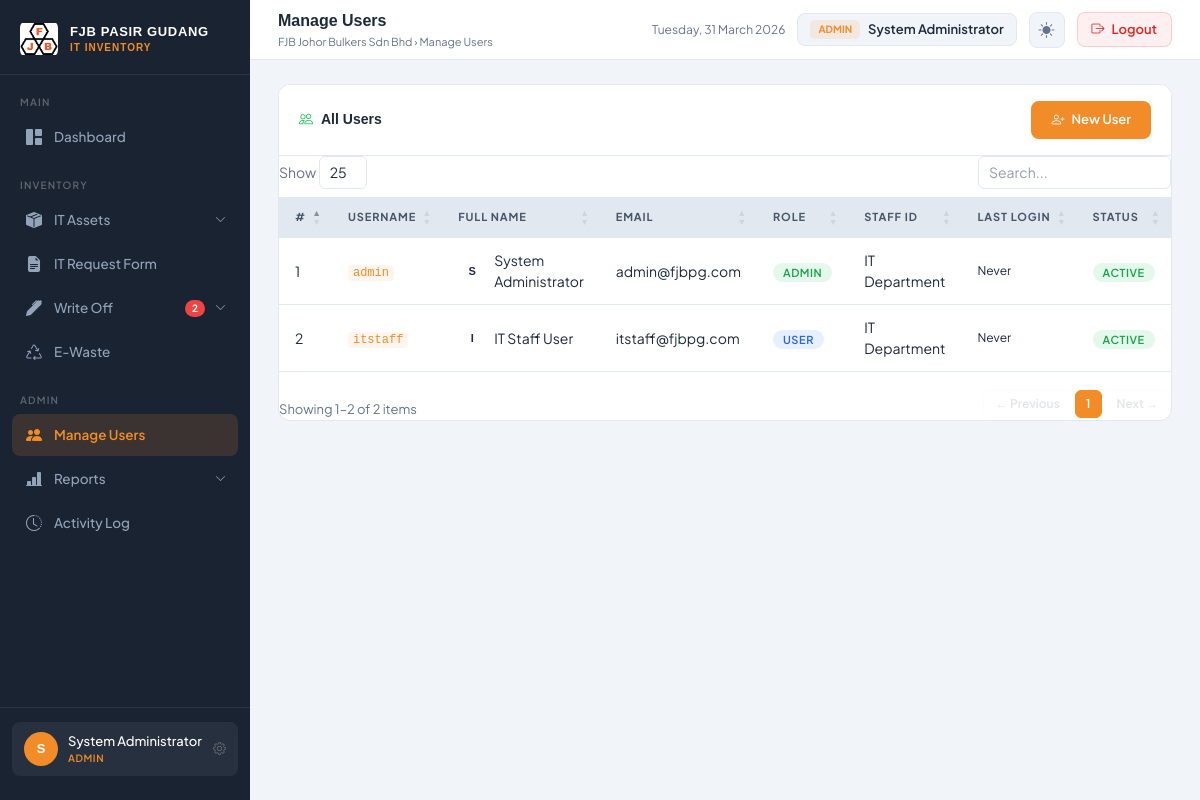
/users.php (signed in), run on the app's committed database.
### tables this page shows
CREATE TABLE IF NOT EXISTS users (
    id INT AUTO_INCREMENT PRIMARY KEY,
    username VARCHAR(50) NOT NULL UNIQUE,
    password VARCHAR(255) NOT NULL,
    full_name VARCHAR(100) NOT NULL,
    email VARCHAR(100),
    role ENUM('admin', 'user') NOT NULL DEFAULT 'user',
    department VARCHAR(100),
    is_active TINYINT(1) DEFAULT 1,
    last_login DATETIME,
    created_at DATETIME DEFAULT CURRENT_TIMESTAMP,
    updated_at DATETIME DEFAULT CURRENT_TIMESTAMP ON UPDATE CURRENT_TIMESTAMP
);

### includes/auth_check.php (called while the page is built, shortened)
<?php
function h($str) {
    return htmlspecialchars($str ?? '', ENT_QUOTES, 'UTF-8');
}
?>

### users.php (the view, shortened to what this page needs)
<?php
require_once 'includes/auth_check.php';
$db = getDB();
$users = $db->query("SELECT * FROM users ORDER BY role, full_name");
require_once 'includes/layout.php';
?>
<div class="table-card">
  <div class="table-card-header">
    <div class="table-card-title"><i class="bi bi-people me-2" style="color:var(--green)"></i>All Users</div>
    <a href="users.php?action=add" class="btn-primary-custom"><i class="bi bi-person-plus"></i>New User</a>
  </div>
  <div class="table-responsive">
    <table class="table table-hover data-table">
      <thead><tr><th>#</th><th>Username</th><th>Full Name</th><th>Email</th><th>Role</th><th>Staff ID</th><th>Last Login</th><th>Status</th><th>Actions</th></tr></thead>
      <tbody>
      <?php $i=1; while ($row = $users->fetch_assoc()): ?>
      <tr>
        <td ><?= $i++ ?></td>
        <td><code style="color:var(--green)"><?= h($row['username']) ?></code></td>
        <td>
          <div style="display:flex;align-items:center;gap:8px">
            <div style="width:28px;height:28px;border-radius:50%;background:var(--green-dim);display:flex;align-items:center;justify-content:center;font-family:'Syne',sans-serif;font-size:11px;font-weight:700;color:#fff;flex-shrink:0">
              <?= strtoupper(substr($row['full_name'],0,1)) ?>
            </div>
            <?= h($row['full_name']) ?>
          </div>
        </td>
        <td ><?= h($row['email'] ?: '—') ?></td>
        <td>
          <?php if ($row['role']==='admin'): ?>
          <span class="badge-status bs-active">Admin</span>
          <?php else: ?>
          <span class="badge-status bs-repair">User</span>
          <?php endif; ?>
        </td>
        <td><?= h($row['department'] ?: '—') ?></td>
        <td style="font-size:12px"><?= $row['last_login'] ? date('d/m/Y H:i', strtotime($row['last_login'])) : 'Never' ?></td>
        <td>
          <?php if ($row['is_active']): ?>
          <span class="badge-status bs-active">Active</span>
          <?php else: ?>
          <span class="badge-status bs-disposed">Inactive</span>
          <?php endif; ?>
        </td>
      </tr>
      <?php endwhile; ?>
      </tbody>
    </table>
  </div>
</div>
<?php require_once 'includes/layout_end.php'; ?>

### data on the page
users: username "admin", full_name "S", full_name "System Administrator", email "admin@fjbpg.com", role "ADMIN", department "IT Department", shows "Never", is_active "ACTIVE"
users: username "itstaff", full_name "I", full_name "IT Staff User", email "itstaff@fjbpg.com", role "USER", department "IT Department", shows "Never", is_active "ACTIVE"

### other printed values
$wo_pending_count "2"
substr($_SESSION['full_name'],0,1) "S"
$_SESSION['full_name'] "System Administrator"
$_SESSION['role'] "ADMIN"
$page_title "Manage Users"
